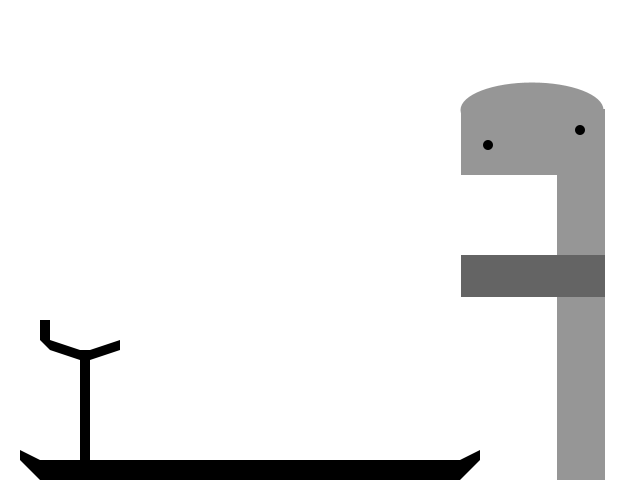
Frame 1 (no input)
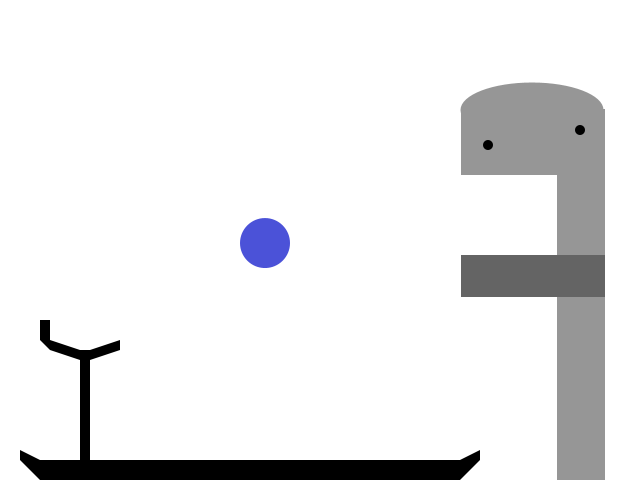
Frame 60 (the mouse pressed at the canvas centre just before this capture)
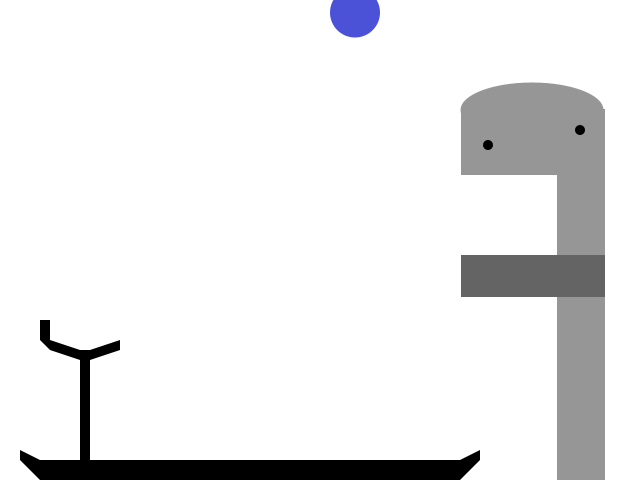
Frame 120 (the mouse held since frame 60 and released just before this capture)

The Processing sketch that drew these frames (run headless with seeded random() and noise(); from frame 60 on, the mouse is pressed at the canvas centre):

// Processing sketch: processing_25466
// ── processing_25466.pde

//liamallman@ucla.edu
Circle r1;
Hand myHand;

int numDrops = 1;
Circle[] drops = new Circle[numDrops];

int[] randxpos = new int[4];

int x = 85;

void setup() {
  background(255);
  size(640,480);
  noStroke();

  for (int i = 0; i < drops.length; i++) {

    drops[i] = new Circle();
    r1 = new Circle();
  }

  randxpos[0] = x;
  randxpos[1] = x + 90;
  randxpos[2] = x + 180;
  randxpos[3] = x + 270;
}

class Circle {
  float r;
  float y = height + 100;

  void fall() {
    y = y + 5;
    fill(0,10,200,180);
    ellipse(r, y, 50, 50);

    if(y>height) {
      r = randxpos[int(random(0,randxpos.length))];
      y = random(-200);
    }
  }
}  

class Hand {
  color c;

  Hand() {
    c = color(40);
  }
}





void draw() {
  smooth();
  background(255);

  fill(255);
  rect(0,0,600,600);

  for (int i = 0; i < drops.length; i++) {
    drops[i].fall();
  }

  //neck
  fill(150);
  quad(557,175, 605,175, 605,height, 557, height);

  //lowerjaw
  fill(100);
  quad(461,255, 461,297, 605,297, 605,255 );

  //head
  fill(150);
  quad(461,109, 461,175, 605,175, 605,109);
  ellipse(532,110, 143, 55);

  //eyes
  fill(0);
  ellipse(488,145, 10,10);
  ellipse(580,130, 10,10);

  //bowl
  beginShape();
  vertex(40,480);
  vertex(460,480);
  vertex(480,460);
  vertex(480, 450);
  vertex(460, 460);
  vertex(40, 460);
  vertex(20, 450);
  vertex(20,460);
  endShape();

  //hand
  beginShape();
  vertex (x-5, 360);
  vertex (x-5, 480);
  vertex (x+5, 480);
  vertex (x+5, 360);
  vertex (x+35, 350);
  vertex (x+35, 340);
  vertex (x+5, 350);
  vertex (x-5, 350);
  vertex (x-35, 340);
  vertex (x-35, 320);
  vertex (x-45, 320);
  vertex (x-45, 340);
  vertex (x-35, 350);
  endShape(); 

  // if (millis()-timeStamp>1000,
  //function triggers now
  //millis()=timeStamp
  //
  if(drops[0].r > x - 45 && drops[0].r < x + 35 && drops [0].y > 320 && drops [0].y < 330) {

    println("hit");
    drops [0].y = height + 900;
  }
}




void keyPressed() {
  if(keyCode==LEFT) {
    x=x-90;
  }
  else if (keyCode==RIGHT) {
    x=x+90;
  }
  if (x<85) {
    x=85;
  }
  if (x>355) {
    x=355;
  }
}
